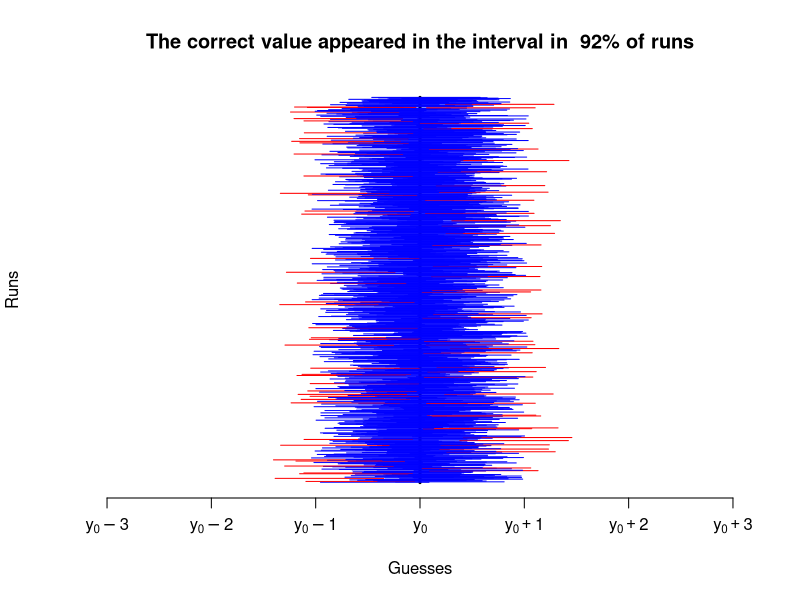
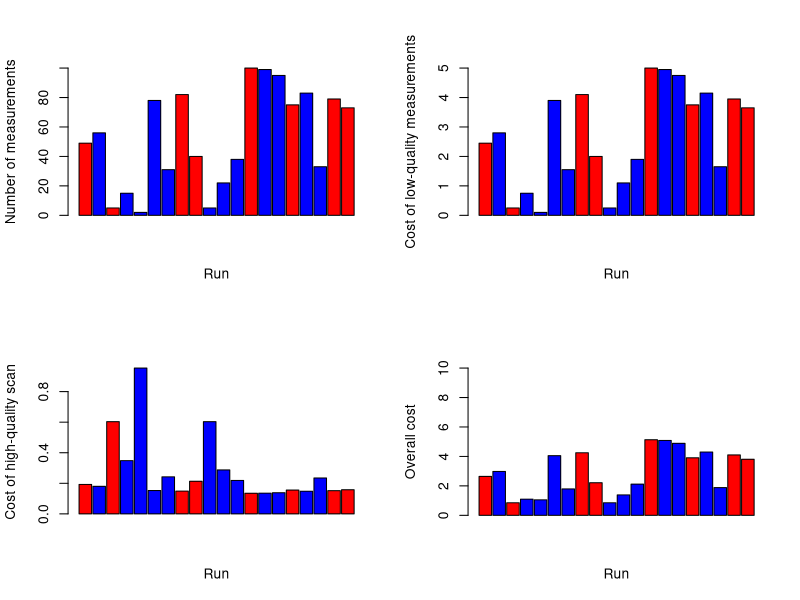
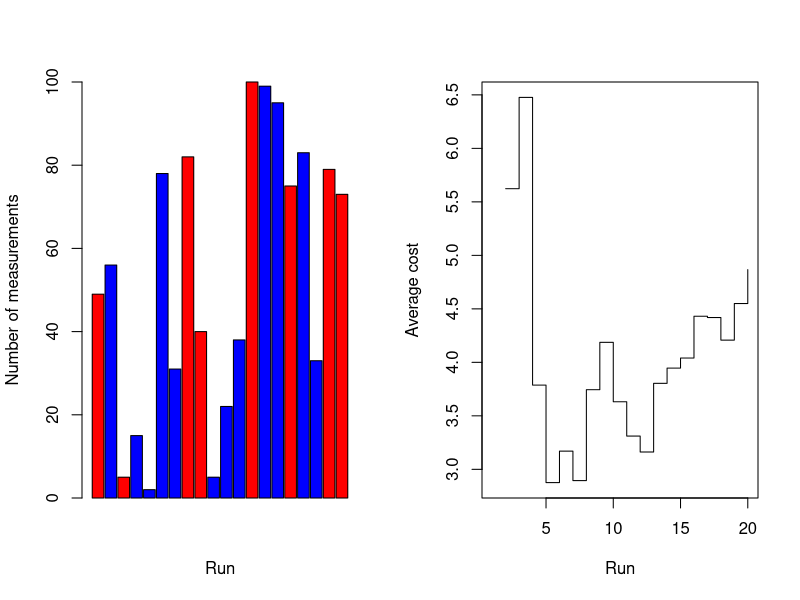

These charts were generated, in order, by the following R code:
rm(list=ls())

# This is a procedure that given a list of observations that are assumed to come
# from a model y = y0 + epsilon where the error epsilon is assumed to have normal 
# distribution N(0, 1) outputs a symmetric confidence interval.   

GetConfidenceInterval <- function(y, confidence.level)
{
	if(length(y) == 1) stop("At least two observations are needed")
	if(confidence.level < 0 || confidence.level > 1) stop("Confidence level must be in the range [0,1]") 
	mean <- mean(y)
	mean.sd <- 1/sqrt(length(y))
    y1 <- qnorm((1 - confidence.level)/2, mean = mean, sd = mean.sd)
    y2 <- qnorm((1 - confidence.level)/2, mean = mean, sd = mean.sd, lower.tail = FALSE)
    return(c(y1, y2))	
}

GetConfidenceInterval(c(1,3,5), 0.95)

# This is a function that generates data that is in form y = y0 + epsilon where the 
# error epsilon has normal distribution N(0, 1) as assumed by the first algorithm.

GenerateData <- function(y0, n)
{
	return(y0 + rnorm(n, mean = 0, sd = 1))
}

# Test that the first algorithm works correctly, i.e., on average the algorithm manages
# to output such intervals that the fraction when the algorithm is correct is roughly
# around confidence level for large enough number of samples.

# Illustrative example with illusrative plot
# Test parameters

y0 <- 0
n <- 10
k <- 1000
confidence.level <- 0.9

# Plot setup
plot(c(), c(), ylab = "Runs", xlab = "Guesses",  xlim = c(y0 - 3, y0 + 3), ylim = c(0, 1), axes = FALSE)
xlabels <- c(expression(y[0] - 3), expression(y[0] - 2), expression(y[0] - 1), expression(y[0]))
xlabels <- c(xlabels, expression(y[0] + 1), expression(y[0] + 2), expression(y[0] + 3))
Axis(side=1, at = c(-3:3), labels = xlabels)
lines(c(y0, y0), c(0,1), lwd = 3, lty = "solid")

# Test runs
success <- c(NA, k)
for(i in c(1:k))
{
	y <- GenerateData(y0, n)
	interval <- GetConfidenceInterval(y, confidence.level)
	success[i] <- (interval[1] <= y0) && (y0 <= interval[2])
	lines(interval, c(i/k, i/k), col = c("red", "blue")[1+  success[i]])
}
title(sprintf("The correct value appeared in the interval in  %2.0f%% of runs", mean(success)*100))


# Do your own experiments to verify that the algorithm indeed works correctly
# Try different sizes of observation vector n and different confidence levels
# To get precise enough estimates on the fraction of successful runs you should 
# take k >= 1000. However, this kills the plot. So draw the plot separately.

# Test runs
y0 <- 1.34
n <- 39
k <- 1000
confidence.level <- 0.95

success <- c(NA, k)

for(i in c(1:k))
{
	y <- GenerateData(y0, n)
	interval <- GetConfidenceInterval(y, confidence.level)
	success[i] <- (interval[1] <= y0) && (y0 <= interval[2])
}

mean(success)



# Simulation for the measurement procedure described in the second part of the exercise
# We only do a graphical illustration for one particular strategy and do not compute 
# required values

  n <- c()
  cost <- c()
  success <- c()
  for(k in c(1:20)){
  	y0 <- runif(1, min = -100, max = 100)
  	
  	# We use a measurements strategy where we make randomly 2, ..., 100 low precision measurements 
  	n[k] <- sample(c(2:100), 1)
  	y <- GenerateData(y0, n[k])
  	cost[k] <- 0.05 * n[k]
  	
  	# Lets estimate the interval for confidence level 50%
  	interval <- GetConfidenceInterval(y, 0.50)
  	cost[k] <- cost[k] + 1 * (interval[2] - interval[1])
  	
  	# Lets see whether the high precision scan was successful or not
  	success[k] <- (interval[1] <= y0) && (y0 <= interval[2]) 
  }

par(mfrow = c(2, 2))
barplot(n, space = 0.1, col = c("red", "blue")[1 + success], ylab = "Number of measurements", ylim=c(0, 100),  xlab = "Run")
barplot(0.05 * n, space = 0.1, col = c("red", "blue")[1 + success], ylab = "Cost of low-quality measurements", ylim=c(0, 5),  xlab = "Run")
barplot(cost - 0.05 * n, space = 0.1, col = c("red", "blue")[1 + success], ylab = "Cost of high-quality scan", xlab = "Run")
barplot(cost, space = 0.1, col = c("red", "blue")[1 + success], ylab = "Overall cost", ylim = c(0,10), xlab = "Run")

par(mfrow = c(1, 2))
barplot(n, space = 0.1, col = c("red", "blue")[1 + success], ylab = "Number of measurements", ylim=c(0, 100),  xlab = "Run")
plot(cumsum(cost)/cumsum(success), type = "s", xlab = "Run", ylab = "Average cost")
